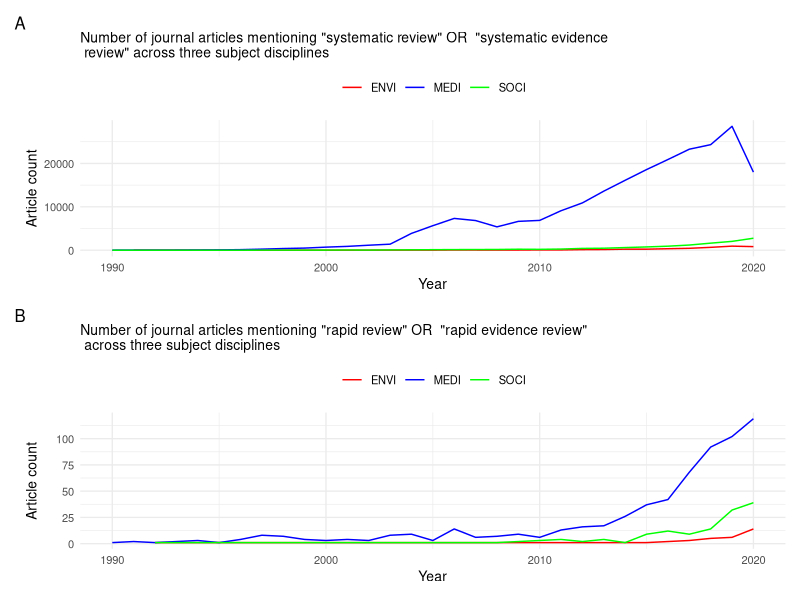
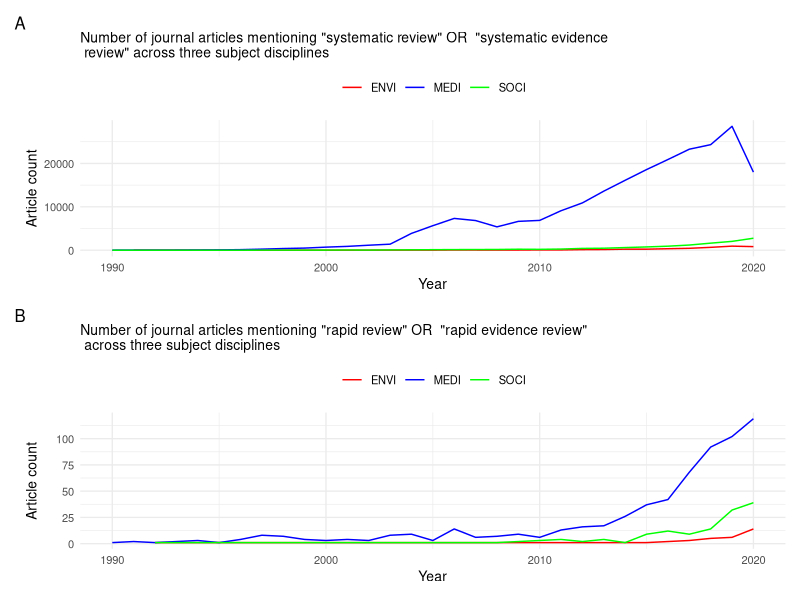

The R source for these figures, in order:
## ---- chunk 1
knitr::opts_chunk$set(echo = TRUE)
library(ggplot2)
library(tidyverse)
library(stringr)
library(patchwork)
## ---- chunk 2
data_SRinMEDI <- read.csv(file = "./data/SRinMEDI_Scopus_20200710.csv", skip=7, col.names=c("Year","Count"))
dim(data_SRinMEDI)

data_RRinMEDI <- read.csv(file = "./data/RRinMEDI_Scopus_20200710.csv", skip=7, col.names=c("Year","Count"))
dim(data_RRinMEDI)

data_SRinSOCI <- read.csv(file = "./data/SRinSOCI_Scopus_20200710.csv", skip=7, col.names=c("Year","Count"))
dim(data_SRinSOCI)

data_RRinSOCI <- read.csv(file = "./data/RRinSOCI_Scopus_20200710.csv", skip=7, col.names=c("Year","Count"))
dim(data_RRinSOCI)

data_SRinENVI <- read.csv(file = "./data/SRinENVI_Scopus_20200710.csv", skip=7, col.names=c("Year","Count"))
dim(data_SRinENVI)

data_RRinENVI <- read.csv(file = "./data/RRinENVI_Scopus_20200710.csv", skip=7, col.names=c("Year","Count"))
dim(data_RRinENVI)
## ---- chunk 3
#add dataset labels columns:
data_SRinMEDI$Search <- "SR_MEDI"
data_RRinMEDI$Search <- "RR_MEDI"
data_SRinSOCI$Search <- "SR_SOCI"
data_RRinSOCI$Search <- "RR_SOCI"
data_SRinENVI$Search <- "SR_ENVI"
data_RRinENVI$Search <- "RR_ENVI"

#bind
data_all <- rbind(data_SRinMEDI, data_RRinMEDI, data_SRinSOCI, data_RRinSOCI, data_SRinENVI, data_RRinENVI)
str(data_all)
data_all$Search <- factor(data_all$Search) #labels as factors
## ---- chunk 4
# Basic Plot for SR
p1 <- data_all %>%
  filter(str_detect(Search, "SR_")) %>% #select only SR data
  filter(Year >= 1990) %>% #remove data points from before 1980
  ggplot( aes(x=Year, y=Count, group=Search, color=Search)) +
    geom_line() +
    theme_minimal(base_size = 10) +
    scale_color_manual(values = c("red", "blue", "green"), labels = c("ENVI", "MEDI", "SOCI")) +
    labs(subtitle = "Number of journal articles mentioning \"systematic review\" OR  \"systematic evidence \n review\" across three subject disciplines", tag = "A") +
    ylab("Article count") + 
    theme(legend.position="top", legend.title = element_blank())


# Basic Plot for RR
p2 <- data_all %>%
  filter(str_detect(Search, "RR_")) %>% #select only RR data
    filter(Year >= 1990) %>% #remove data points from before 1980
    ggplot( aes(x=Year, y=Count, group=Search, color=Search)) +
    geom_line()  +
    theme_minimal(base_size = 10) +
    scale_color_manual(values = c("red", "blue", "green"), labels = c("ENVI", "MEDI", "SOCI")) +
    labs(subtitle = "Number of journal articles mentioning \"rapid review\" OR  \"rapid evidence review\" \n across three subject disciplines", tag = "B") +
    ylab("Article count") + 
    theme(legend.position="top", legend.title = element_blank())


p1/p2

## save plots
ggsave(file = "figure_litsurvey_v02.pdf", width = 16, height = 12, units = "cm", scale = 1, device = cairo_pdf)

# pdf(file = "figure_litsurvey_v02.pdf", width = 16, height =  8)
# p1 / p2 # + plot_layout(heights = c(1,1))
# dev.off()

